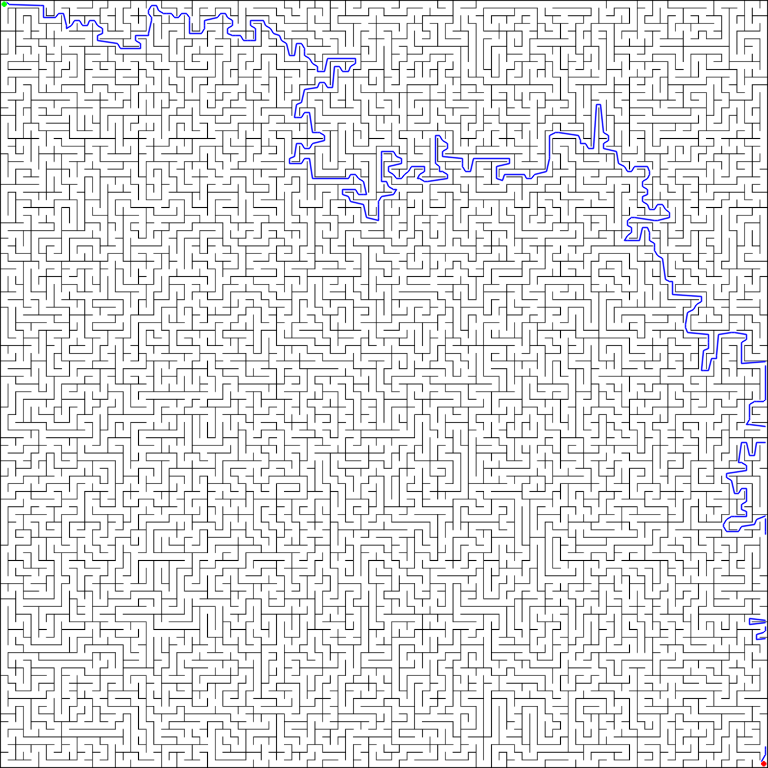
#> input picture mazes/maze_solved.png, 768 x 768 px
$ python mazesolver.py mazes/maze_solved.png   (Python 2 division)   (older library calls are emulated)
#> lines starting #> are read from the running program, lines starting #| are printed output that depends on the picture; after the words box and inside, x2 and y2 are one past the last pixel; in counts of white or black regions, pixels touching at a corner belong together; long printed decimals are rounded
### processimage.py
#TODO: denoise
import cv2
import numpy as np


def threshold_value(img):
    b, g, r = cv2.split(img)
    h, s, v = cv2.split(cv2.cvtColor(img, cv2.COLOR_BGR2HSV))

    # use thresh_s to make sure that low-staturation areas are not included in
    # the thresholds for red and green
    thresh_s = cv2.threshold(s, 100, 255, cv2.THRESH_BINARY)[1]
    thresh_r = cv2.bitwise_and(
        cv2.threshold(r, 200, 255, cv2.THRESH_BINARY)[1], thresh_s)
    thresh_g = cv2.bitwise_and(
        cv2.threshold(g, 200, 255, cv2.THRESH_BINARY)[1], thresh_s)

    img =  cv2.bitwise_and(
        cv2.threshold(v, 150, 255, cv2.THRESH_BINARY)[1],
        cv2.bitwise_not(cv2.bitwise_or(thresh_r, thresh_g)))
    #PAPER_MIN = np.array([0, 0, 110])
    #img = cv2.inRange(cv2.cvtColor(img, cv2.COLOR_BGR2GRAY), 190, 255)
    cv2.imshow("test", img)
    return img


# [31 lines left out: functions threshold, bounding_box, not called in this run]


def find_column_length(img, horizontal, position):
    h, w = img.shape
    position = h / 2
    in_maze = False
    img = img / 255
    in_wall = False
    column_pos = []
    if horizontal:
        iterRange = enumerate(img[position, 0:w])
    else:
        iterRange = enumerate(img[0:h, position])
    for idx, i in iterRange:
        if i == 1 and not in_maze:
            continue
        if i == 0 and not in_maze:
            in_maze = True
            in_wall = True

        if i == 0 and not in_wall:
            in_maze=True
            in_wall = True
            column_pos[-1].append(idx)
        elif i == 1 and in_wall:
            in_wall = False
            column_pos.append([idx])
    if(len(column_pos) == 0):
        return [], []
    if(len(column_pos[-1]) == 1):
        column_pos.pop()
    whiteColumnLength = [x[1]-x[0] for x in column_pos]
    blackColumnLength = [column_pos[idx+1][0] - column_pos[idx][1] for idx, x in enumerate(column_pos[:-1])]
    whiteColumnLength = sorted(whiteColumnLength)
    blackColumnLength = sorted(blackColumnLength)
    return whiteColumnLength, blackColumnLength


def processimage(img, size_mult=None, handdrawn = False):
    if handdrawn:
        img = threshold(img)
    else:
        img = threshold_value(img)
    h, w = img.shape
    # img = bounding_box(img)
    #min_column_size = 15.0
    min_column_size = 10.0
    if handdrawn:
        #kernel = cv2.getStructuringElement(cv2.MORPH_CROSS,(3,3))

        #img = cv2.fastNlMeansDenoising(img, 7, 21, 7)
        img = cv2.medianBlur(img, 3)
        kernel = np.ones((5,5),np.uint8)
        img = cv2.erode(img, kernel)

        min_column_size = 15.0

    # img = bounding_box(img)

    if not size_mult:
        white_cols, black_cols = [], []
        for i in [h / 3, h / 2, 2 * h / 3]:
            x = find_column_length(img, True, i)
            white_cols.append(x[0])
            black_cols.append(x[1])

        for i in [w/3, w/2, 2*w/3]:
            x = find_column_length(img, False, i)
            white_cols.append(x[0])
            black_cols.append(x[1])

        white_cols = [i for sublist in white_cols for i in sublist]
        black_cols = [i for sublist in black_cols for i in sublist]

        if handdrawn:
            black_cols = [i for i in black_cols if i > 2]
            white_cols = [i for i in white_cols if i > 2]
        white_cols = sorted(white_cols)
        black_cols = sorted(black_cols)
        print(white_cols, black_cols)

        white_col_size = white_cols[len(white_cols) / 2]
        black_col_size = black_cols[len(black_cols) / 2]

        print(white_col_size, black_col_size)

        size_mult = min_column_size / white_col_size
        size_mult = max(size_mult, 3.0 / white_col_size)
    print(size_mult)
    img = cv2.resize(img, (0, 0), fx=size_mult, fy=size_mult)

    img = cv2.cvtColor(img, cv2.COLOR_GRAY2BGR)

    return img, size_mult

# [6 lines that do not run on import are left out]

### mazereader.py
import numpy as np
import random
import cv2
import graph
import skeletonize
import connections
import config
import processimage


# [17 lines left out: functions get_largest_contour_centroid, find_start_end, not called in this run]


def create_graph_nodes(skeleton, eroded, img):
    corners = cv2.goodFeaturesToTrack(skeleton, 0, 0.03, 3)
    g = graph.Graph()
    for corner in corners:
        if eroded[corner[0][1], corner[0][0]] != 0:
            node = graph.Node((corner[0][0], corner[0][1]))
            g.add_node(node)
    print("Found {} nodes".format(len(g.nodes)))
    return g


def read_maze(img):
    img2 = img.copy()

    thresh_v = cv2.cvtColor(img, cv2.COLOR_BGR2GRAY)
    thresh_v_eroded = cv2.erode(thresh_v, np.ones((3, 3), np.uint8))

    thresh_v_skeleton = skeletonize.skeletonize_zhang_shuen(thresh_v)
    if not config.args.nogui:
        cv2.imshow("skeleton",
                   cv2.resize(thresh_v_skeleton, (0, 0), fx=0.5, fy=0.5))
    cv2.imwrite("skeleton.png", thresh_v_skeleton)

    g = create_graph_nodes(thresh_v_skeleton, thresh_v_eroded, img2)
    connections.get_connections(g, thresh_v_skeleton, thresh_v_eroded)
    g.split_long_edges()

    group_colors = {}
    for node in g.nodes:
        if node.group not in group_colors:
            group_colors[node.group] = (
                random.randint(0, 255),
                random.randint(0, 255),
                random.randint(0, 255))
        cv2.circle(img2, (node.pos[0], node.pos[1]), 3,
                   group_colors[node.group], -1, cv2.LINE_AA)
    cv2.imwrite("nodes.png", img2)
    for a, b in g.connections:
        cv2.line(img2, g.nodes[a].pos, g.nodes[b].pos,
                 (0, 255, 0), 1, cv2.LINE_AA)
    cv2.imwrite("connections.png", img2)

    return img2, g

### skeletonize.py
import numpy as np
from scipy import weave


def thinning_iteration(im, iter):
    I, M = im, np.zeros(im.shape, np.uint8)
    # expr = """
    # for (int i = 1; i < NI[0]-1; i++)
    # {
    #     for (int j = 1; j < NI[1]-1; j++)
    #     {
    #         int p2 = I2(i-1, j);
    #         int p3 = I2(i-1, j+1);
    #         int p4 = I2(i, j+1);
    #         int p5 = I2(i+1, j+1);
    #         int p6 = I2(i+1, j);
    #         int p7 = I2(i+1, j-1);
    #         int p8 = I2(i, j-1);
    #         int p9 = I2(i-1, j-1);
    #
    #             int C  = (!p2 & (p3 | p4)) + (!p4 & (p5 | p6)) +
    #                      (!p6 & (p7 | p8)) + (!p8 & (p9 | p2));
    #             int N1 = (p9 | p2) + (p3 | p4) + (p5 | p6) + (p7 | p8);
    #             int N2 = (p2 | p3) + (p4 | p5) + (p6 | p7) + (p8 | p9);
    #             int N  = N1 < N2 ? N1 : N2;
    #             int m  = iter == 0 ? ((p6 | p7 | !p9) & p8) :
    #                                  ((p2 | p3 | !p5) & p4);
    #
    #             if (C == 1 && (N >= 2 && N <= 3) && m == 0)
    #                 M2(i,j) = 1;
    #     }
    # }
    # """
    expr = """
    for (int i = 1; i < NI[0]-1; i++) {
        for (int j = 1; j < NI[1]-1; j++) {
            int p2 = I2(i-1, j);
            int p3 = I2(i-1, j+1);
            int p4 = I2(i, j+1);
            int p5 = I2(i+1, j+1);
            int p6 = I2(i+1, j);
            int p7 = I2(i+1, j-1);
            int p8 = I2(i, j-1);
            int p9 = I2(i-1, j-1);
            int A = (p2 == 0 && p3 == 1) + (p3 == 0 && p4 == 1) +
            (p4 == 0 && p5 == 1) + (p5 == 0 && p6 == 1) +
            (p6 == 0 && p7 == 1) + (p7 == 0 && p8 == 1) +
            (p8 == 0 && p9 == 1) + (p9 == 0 && p2 == 1);
            int B = p2 + p3 + p4 + p5 + p6 + p7 + p8 + p9;
            int m1 = iter == 0 ? (p2 * p4 * p6) : (p2 * p4 * p8);
            int m2 = iter == 0 ? (p4 * p6 * p8) : (p2 * p6 * p8);
            if (A == 1 && B >= 2 && B <= 6 && m1 == 0 && m2 == 0) {
                M2(i,j) = 1;
            }
        }
    }
    """
    weave.inline(expr, ["I", "iter", "M"], extra_compile_args=["-O3"])
    return (I & ~M)


def skeletonize_zhang_shuen(src):
    dst = src.copy() / 255
    prev = np.zeros(src.shape[:2], np.uint8)
    diff = None
    while True:
        dst = thinning_iteration(dst, 0)
        dst = thinning_iteration(dst, 1)
        diff = np.absolute(dst - prev)
        prev = dst.copy()
        if np.sum(diff) == 0:
            break
    return dst * 255

### graph.py
import copy
import numpy as np
import scipy.spatial
from Queue import PriorityQueue
import config


class Node(object):
    # [9 lines left out: functions __init__, dist, not called in this run]


class Graph(object):
    def __init__(self):
        self.nodes = []
        self.connections = {}
        self.tree = None

    def add_node(self, node):
        self.nodes.append(node)
        return len(self.nodes) - 1

    # [70 lines left out: functions link_nodes, split_long_edges, build_kd_tree, dijkstra, not called in this run]

### mazesolver.py
#!/usr/bin/python2

import numpy as np
import cv2
import time
import mazereader
import argparse
import sys
import processimage
import config

parser = argparse.ArgumentParser(description='Solve a maze from an image')
parser.add_argument('image', help='Image of maze to solve')
parser.add_argument("--handdrawn", '-d',
                    dest='handdrawn', action='store_true',
                    help='Preprocess the image for a hand-drawn maze')
parser.add_argument("--scale", '-s',
                    dest='scale', type=float, default=None,
                    help='Scale factor to scale the image by before solving')
parser.add_argument("--rows", '-r', dest="screenRows",
                    help="Pixel width of resolution", default=1024)
parser.add_argument("--cols", '-c', dest="screenCols",
                    help="Pixel height of resolution", default=768)

parser.add_argument("--output", '-o',
                    dest='output', default="maze_solved.png",
                    help='File to write the final solved maze image to')
parser.add_argument("--nogui", '-n',
                    dest='nogui', action='store_true',
                    help='Do not display any images')
parser.add_argument("--pixellines", '-p',
                    dest='pixellines', action='store_true',
                    help='Draw the lines between nodes at pixel\
                    resolution from the skeleton (can help in\
                    situations where the lines go through walls)')
parser.add_argument("--tiles", '-t',
                    dest='tiles', action='store_true',
                    help='Use tiled skeletonization\
                    (sometimes faster on images with lots of white space')

args = parser.parse_args()

config.args = args

origImg = cv2.imread(config.args.image)
#> origImg is the input picture: shape (768, 768, 3); mean B, G, R 228.9, 227.3, 227.3
if origImg is None:
    print("Unable to load image file")
    sys.exit(-1)
start_time = time.time()
img = origImg.copy()

img, scale = processimage.processimage(origImg, config.args.scale,
                                       config.args.handdrawn)
#> in threshold_value, `thresh_s = cv2.threshold(s, 100, 255, cv2.THRESH_BINARY)[1]`:
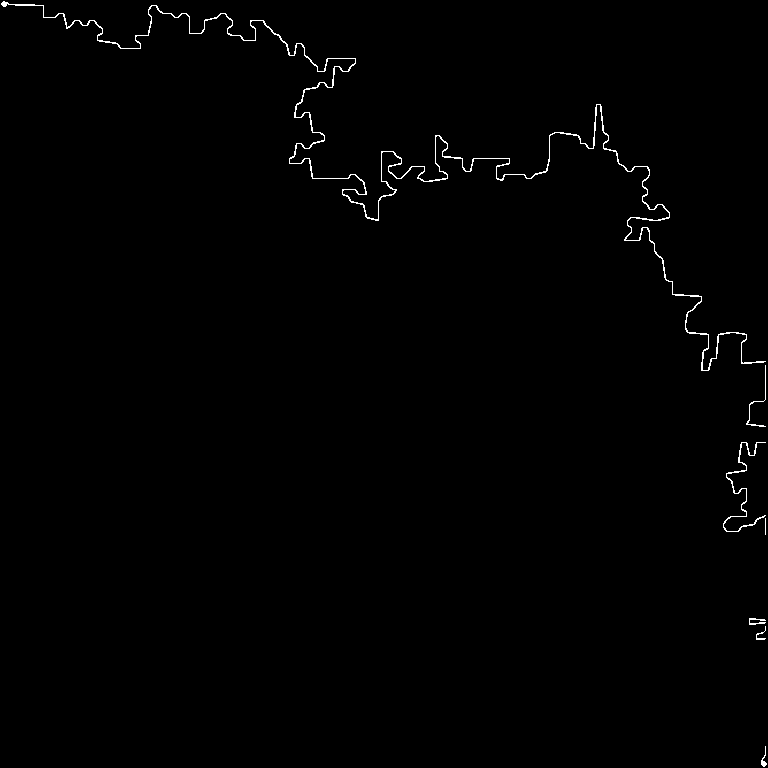
#> thresh_s: shape (768, 768); 0.64% white in thin lines or dots
#> in threshold_value, `thresh_r = cv2.bitwise_and( cv2.threshold(r, 200, 255, cv2.THRESH_BINA..`:
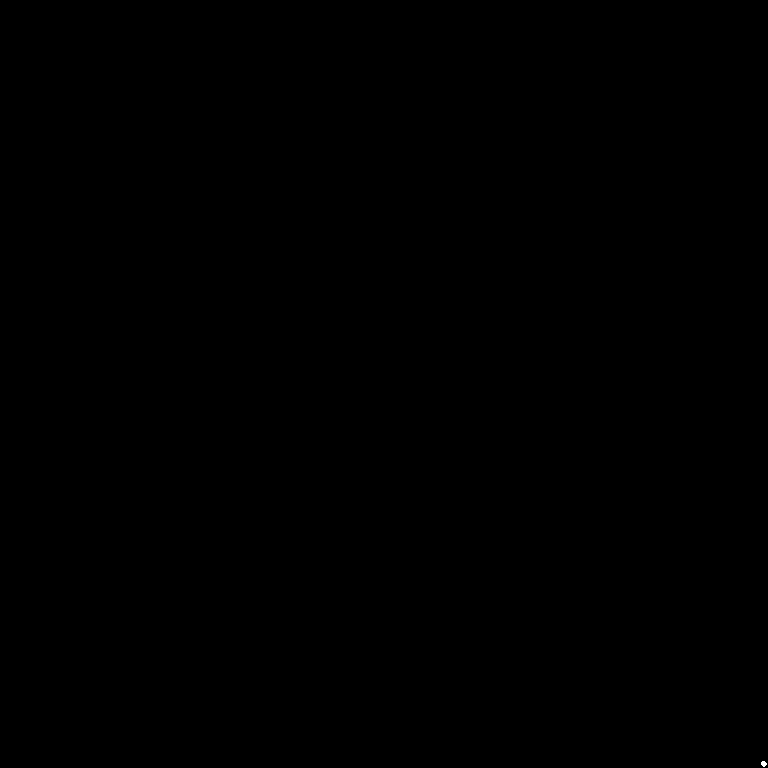
#> thresh_r: shape (768, 768); 0% white; 1 white region, box (x1, y1, x2, y2) and area: (761, 761, 767, 767) 26
#> in threshold_value, `img =  cv2.bitwise_and( cv2.threshold(v, 150, 255, cv2.THRESH_BINARY)[..`:
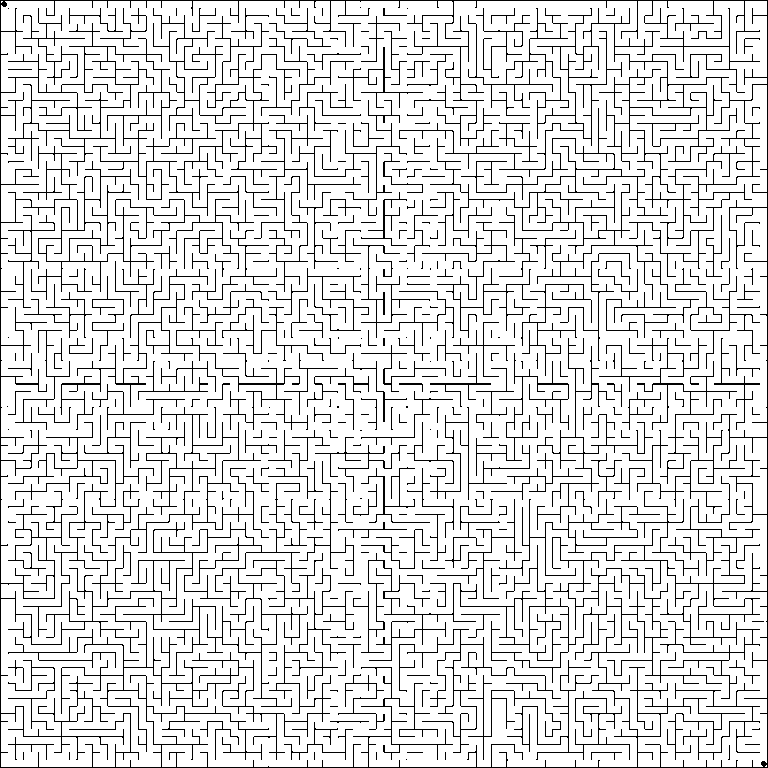
#> img: shape (768, 768); 87.7% white; black in thin lines or dots
#> after the loop in processimage, `for i in [h / 3, h / 2, 2 * h / 3]:`: black_cols = 3 items
#> after the loop in processimage, `for i in [w/3, w/2, 2*w/3]:`: black_cols = 6 items
#> in processimage, `white_cols = [i for sublist in white_cols for i in sublist]`: white_cols = 246 values, max 15 at index 31, min 6 at index 0, mean 8.68
#> in processimage, `black_cols = [i for sublist in black_cols for i in sublist]`: black_cols = 240 values, max 61 at index 35, min 1 at index 0, mean 10.25
#> in processimage, `white_cols = sorted(white_cols)`: white_cols = 246 values from 6 to 15
#> in processimage, `black_cols = sorted(black_cols)`: black_cols = 240 values from 1 to 61
#> (printed output is left out)
#> in processimage, `white_col_size = white_cols[len(white_cols) / 2]`: white_col_size = 7
#> in processimage, `black_col_size = black_cols[len(black_cols) / 2]`: black_col_size = 8
#| 7 8
#> in processimage, `size_mult = min_column_size / white_col_size`: size_mult = 1.43
#| 1.429
#> in processimage, `img = cv2.resize(img, (0, 0), fx=size_mult, fy=size_mult)`:
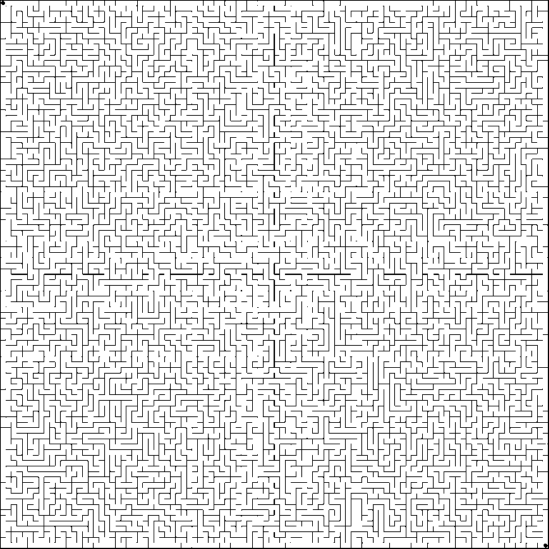
#> img: shape (1097, 1097) (shown at 1/2 size); min 0, max 255, mean 223.6
#> scale = 1.43
cv2.imwrite("preprocessed.png", img)
ret = mazereader.read_maze(img)
#> in read_maze, `thresh_v_eroded = cv2.erode(thresh_v, np.ones((3, 3), np.uint8))`:
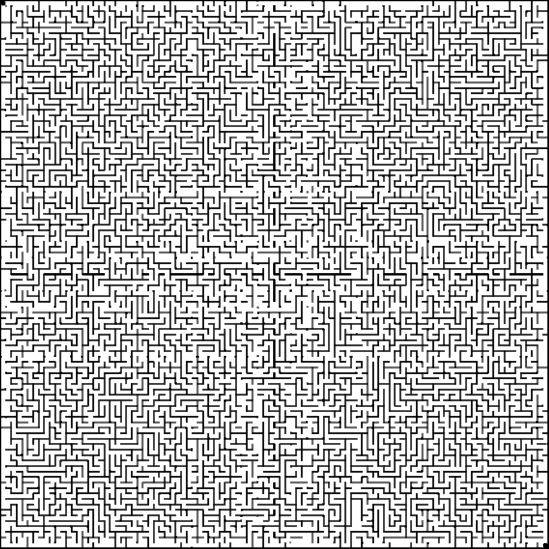
#> thresh_v_eroded: shape (1097, 1097) (shown at 1/2 size); min 0, max 255, mean 187.2
#> in skeletonize_zhang_shuen, `dst = src.copy() / 255`:
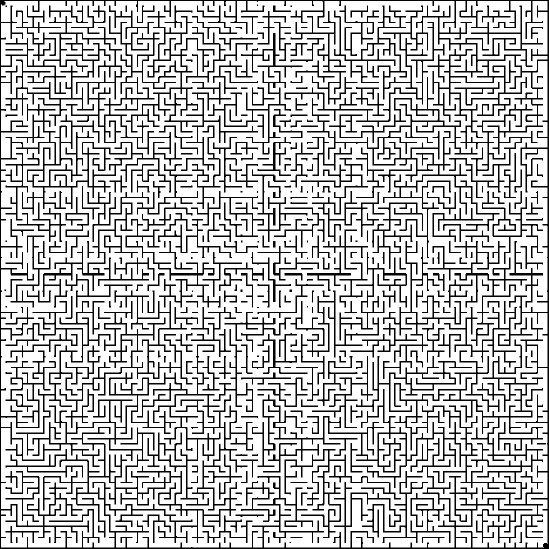
#> dst: shape (1097, 1097) (shown at 1/2 size); values 0 (black) and 1 (white), 75.7% white; 329 black regions (22 under 20 px), largest, box (x1, y1, x2, y2) and area: (0, 0, 1097, 1097) 103875, (504, 679, 1086, 999) 20895, (614, 154, 999, 516) 11048
#> in read_maze, `cv2.imshow("skeleton", cv2.resize(thresh_v_skeleton, (0, 0), fx=0.5, f..`:
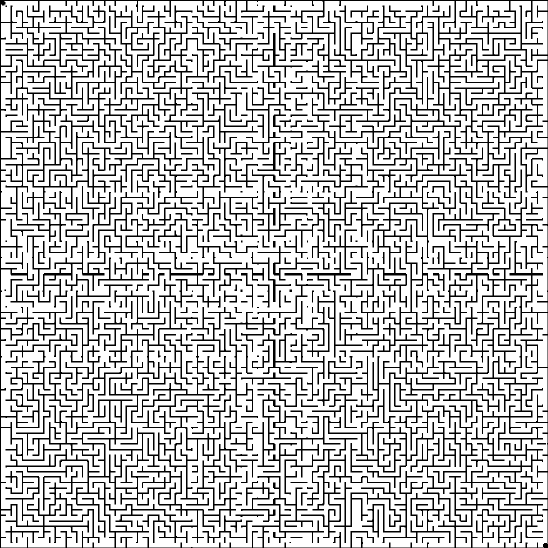
#> window 'skeleton': shape (548, 548); min 0, max 255, mean 193.4
#> the loop in create_graph_nodes, `for corner in corners:` made 1 pass
#> corner on pass 1: [[12, 613]]
#> (the run stopped early here; a loop or call above may not have finished)

$ run again, with mazes/ballmaze.png copied over mazes/maze_solved.png
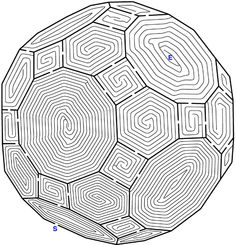
#> input picture mazes/ballmaze.png, 236 x 245 px
#> origImg is the input picture: shape (245, 236, 3); mean B, G, R 215.7, 215.6, 215.6
#> thresh_s: shape (245, 236); 0.05% white in thin lines or dots, all inside (x1, y1, x2, y2) = (53, 55, 172, 231)
#> thresh_r: shape (245, 236); every value is 0
#> in threshold_value, `img =  cv2.bitwise_and( cv2.threshold(v, 150, 255, cv2.THRESH_BINARY)[..`:
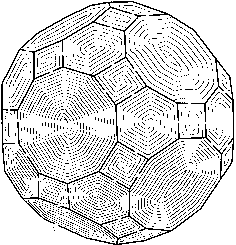
#> img: shape (245, 236); 85.6% white; black in thin lines or dots
#> after the loop in processimage, `for i in [h / 3, h / 2, 2 * h / 3]:`: black_cols = [[1, 1, 1, 1, 1, 1, 1, 1, 1, 1, 2], [1, 1, 1, 1, 1, 1, 1, 1, 1, 1, 2], [1, 1, 1, 1, 1, 1, 1, 1, 1, 1, 2]]; white_cols = [[2, 2, 2, 2, 9, 14, 17, 21, 25, 26, 26, 72], [2, 2, 2, 2, 9, 14, 17, 21, 25, 26, 26, 72], [2, 2, 2, 2, 9, 14, 17, 21, 25, 26, 26, 72]]
#> after the loop in processimage, `for i in [w/3, w/2, 2*w/3]:`: black_cols = 6 items
#> in processimage, `white_cols = [i for sublist in white_cols for i in sublist]`: white_cols = 141 values, max 72 at index 11, min 1 at index 36, mean 8.89
#> in processimage, `black_cols = [i for sublist in black_cols for i in sublist]`: black_cols = 135 values, max 2 at index 10, min 1 at index 0, mean 1.16
#> in processimage, `white_cols = sorted(white_cols)`: white_cols = 141 values from 1 to 72
#> in processimage, `black_cols = sorted(black_cols)`: black_cols = 135 values from 1 to 2
#> (printed output is left out)
#> white_col_size = 3
#> black_col_size = 1
#| 3 1
#> size_mult = 3.33
#| 3.333
#> dst: shape (817, 787); values 0 (black) and 1 (white), 60.3% white; 398 black regions, largest, box (x1, y1, x2, y2) and area: (2, 2, 782, 817) 190359, (432, 162, 582, 305) 1424, (188, 42, 308, 118) 1290
#> in read_maze, `cv2.imshow("skeleton", cv2.resize(thresh_v_skeleton, (0, 0), fx=0.5, f..`:
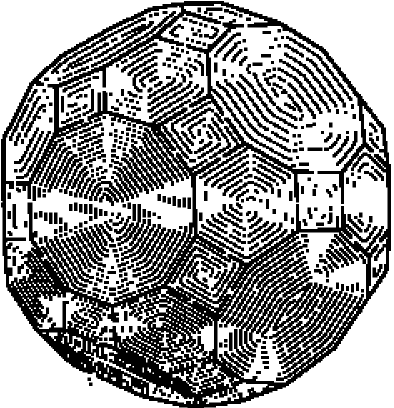
#> window 'skeleton': shape (408, 394); min 0, max 255, mean 153.9
#> the loop in create_graph_nodes, `for corner in corners:` made 1 pass
#> corner on pass 1: [[403, 786]]
